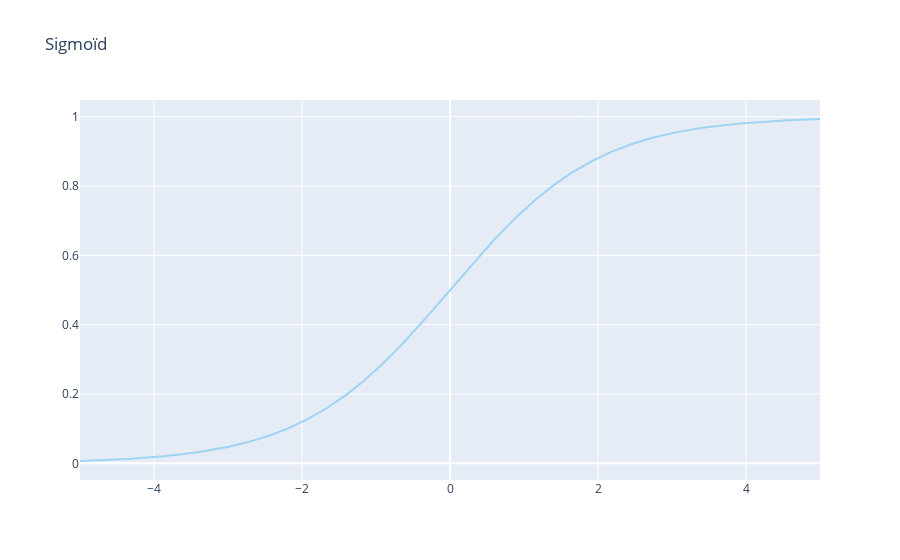

Source (notebook cell):
### Markdown cell above
### Sigmoïd
* Advantages
  * Smooth gradient, preventing “jumps” in output values.
Output values bound between 0 and 1, normalizing the output of each neuron.
Clear predictions—For X above 2 or below -2, tends to bring the Y value (the prediction) to the edge of the curve, very close to 1 or 0. This enables clear predictions.
* Disadvantages
  * Vanishing gradient—for very high or very low values of input, there is almost no change to the prediction, causing a vanishing gradient problem. This can result in the network refusing to learn further, or being too slow to reach an accurate prediction.
  * Outputs not zero centered.
  * Computationally expensive

### Code cell
x = np.linspace(-5, 5, num=1000)
y = 1/(1+np.exp(-x))
fig = go.Figure()
fig.add_trace(go.Scatter(x=x, y=y,
                         mode = "lines",
                         marker=dict(
        color=color_chart[2])))
fig.update_layout(title="Sigmoïd")
# fig.show("svg")
fig.show()

### Figure 1 — Plotly figure (JSON) as saved in the notebook; plotly's stock layout.template omitted (floating-point values rounded to 4 significant figures; data arrays with more than 128 entries replaced by an {"elided": "..."} marker saying what was removed)
{"data": [{"marker": {"color": "#9DD4F3"}, "mode": "lines", "type": "scatter", "x": {"elided": "1000 float values"}, "y": {"elided": "1000 float values"}}], "layout": {"title": {"text": "Sigmoïd"}}}
